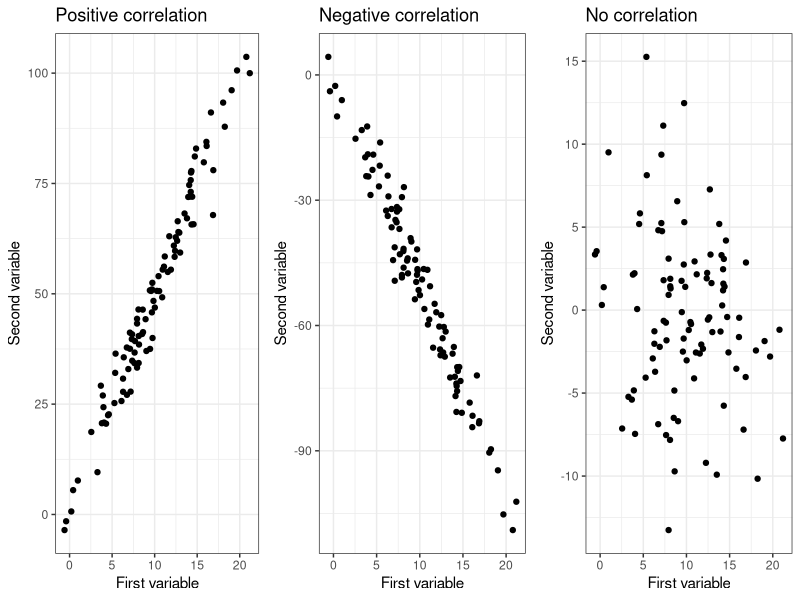
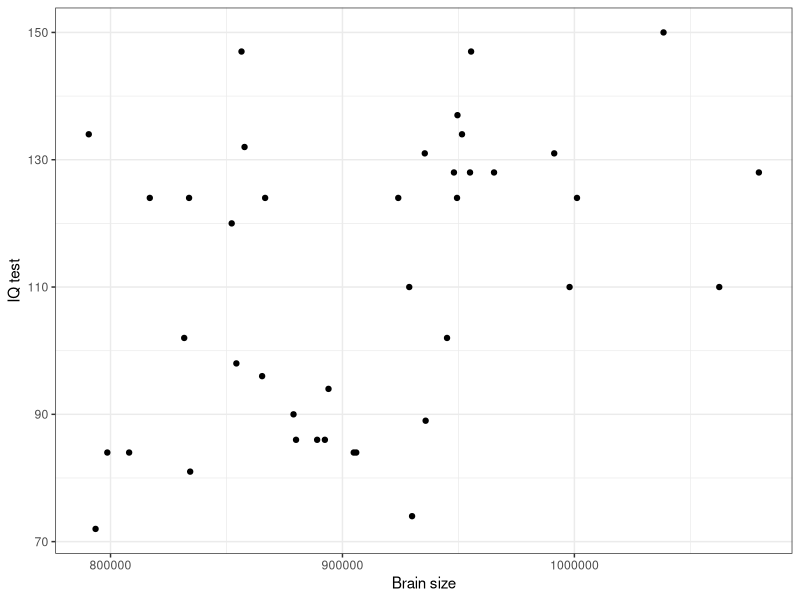
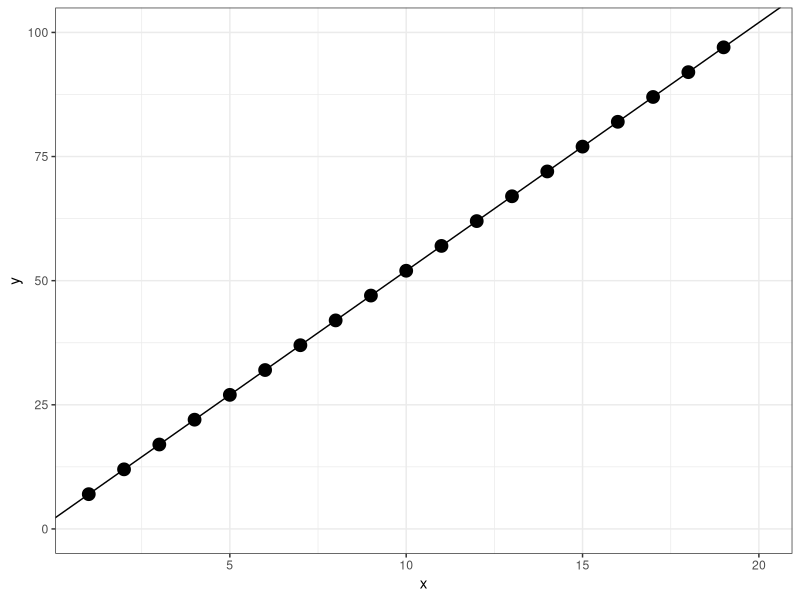
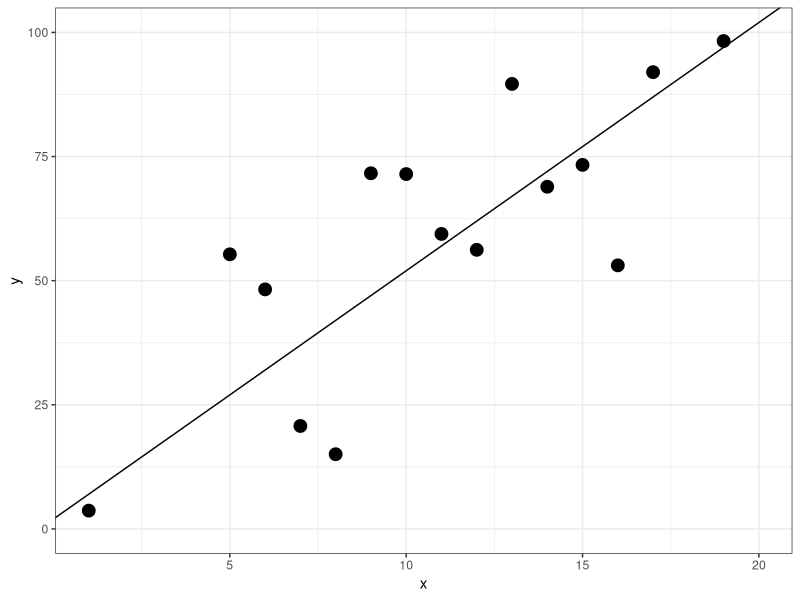
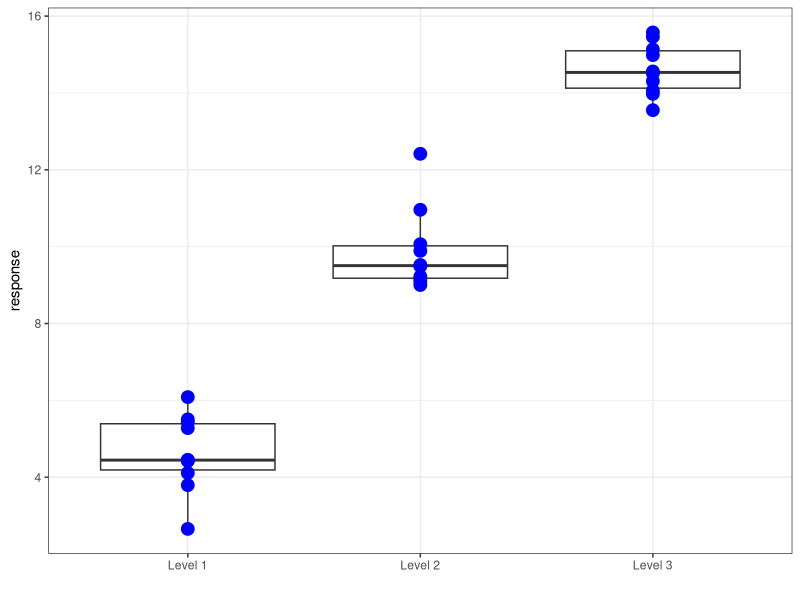
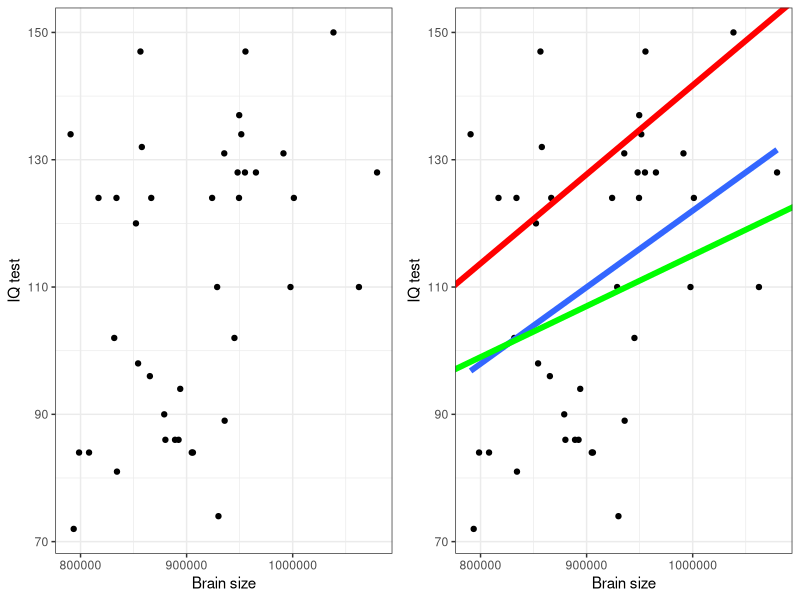
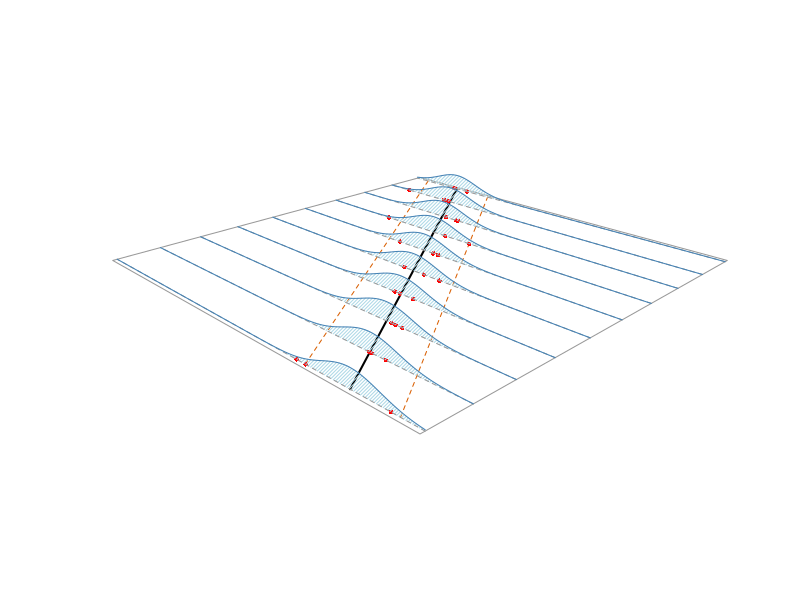
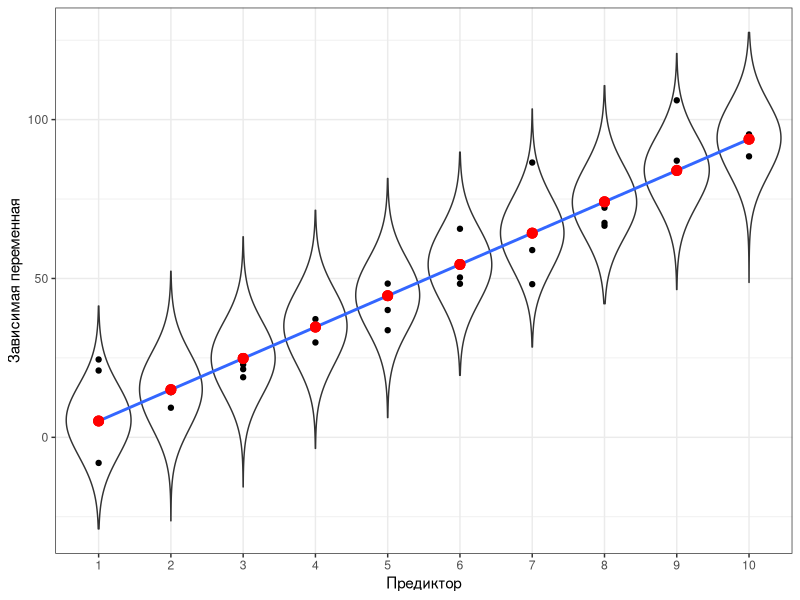

R code for these plots, in order:
## ---- chunk 1
# output options
options(width = 70, scipen = 6, digits = 3)
library(knitr)
# chunk default options
opts_chunk$set(fig.align='center', tidy = FALSE, fig.width = 7, fig.height = 3, warning = FALSE)
## ---- chunk 2
# library(downloader)
# download("https://varmara.github.io/linmodr/data/IQ_brain.csv", destfile = "data/IQ_brain.csv" )
## ---- chunk 3
brain <- read.csv("data/IQ_brain.csv", header = TRUE)
head(brain)

## ---- chunk 4
sum(!complete.cases(brain))
## ---- chunk 5
sapply(brain, function(x) sum(is.na(x)))
## ---- chunk 6
brain[!complete.cases(brain), ]
## ---- chunk 7
nrow(brain) ## Это без учета пропущенных значений
## ---- chunk 8
library (ggplot2)
library (gridExtra)
theme_set(theme_bw())
x <- rnorm(100, 10, 5)
y1 <- 5*x + rnorm(100, 0, 5)
pl_pos_cor <- ggplot(data.frame(x = x, y = y1), aes(x = x, y = y)) + geom_point() + xlab("First variable") + ylab("Second variable") + ggtitle("Positive correlation")

y2 <- -5*x + rnorm(100, 0, 5)
pl_neg_cor <- ggplot(data.frame(x = x, y = y2), aes(x = x, y = y)) + geom_point() + xlab("First variable") + ylab("Second variable") + ggtitle("Negative correlation")

y3 <- 0*x + rnorm(100, 0, 5)
pl_zero_cor <- ggplot(data.frame(x = x, y = y3), aes(x = x, y = y)) + geom_point() + xlab("First variable") + ylab("Second variable") + ggtitle("No correlation")

grid.arrange(pl_pos_cor, pl_neg_cor, pl_zero_cor, ncol = 3)

## ---- chunk 9
pl_brain <- ggplot(brain, 
               aes(x = MRINACount, y = PIQ)) + 
  geom_point() + 
  xlab("Brain size") + 
  ylab("IQ test")
pl_brain
## ---- chunk 10
cor.test(brain$PIQ, brain$MRINACount, method = "pearson", alternative = "two.sided")

## ---- chunk 11
cor(brain[,2:6], use = "pairwise.complete.obs")

## ---- chunk 12
x <- 1:20
y <- 2 + 5*x
ggplot(data.frame(x=x, y=y), aes(x=x, y=y)) + geom_point(size=4)  + geom_abline(slope=5, intercept = 2) + ylim(0, 100) 
## ---- chunk 13
x <- 1:20
y <- 2 + 5*x + rnorm(20,0, 20)
ggplot(data.frame(x=x, y=y), aes(x=x, y=y)) + geom_point(size=4)  + geom_abline(slope=5, intercept = 2)  + ylim(0,100) + theme_bw()

## ---- chunk 14
set.seed(1234)
x <- data.frame(labels = c(rep("Level 1", 10), rep( "Level 2", 10), rep("Level 3", 10)), response = c(rnorm(10, 5, 1), rnorm(10, 10, 1), rnorm(10, 15, 1))) 

ggplot(x, aes(x=labels, y=response)) + geom_boxplot()+ geom_point(color="blue", size=4) + xlab(" ") 

## ---- chunk 15
library(ggplot2)

pl_1 <- pl_brain + geom_smooth(method = "lm", se = FALSE, size=2) + geom_abline(slope = 0.00008, intercept = 35, color="green", size = 2) + geom_abline(slope = 0.00014, intercept =1.7, color="red", size=2) 

grid.arrange (pl_brain, pl_1, ncol=2)

## ---- chunk 16
## Based on code by Arthur Charpentier:
## http://freakonometrics.hypotheses.org/9593
## TODO: wrap it into a function and adapt it for use with other distributions
## as Markus Gesmann has done here
## http://www.magesblog.com/2015/08/visualising-theoretical-distributions.html

n <- 2


xy <- data.frame(X = rep(1:10, 3))

xy$Y <- 10*xy$X + rnorm(30, 0, 10)

xy$predicted <- predict(lm(Y ~ X, data = xy))


# X <- sqrt(brain$MRINACount) 
# Y <- sqrt(brain$PIQ)

X <- xy$X
Y <- (xy$Y)


df <- data.frame(X , Y)

# regression
reggig <- glm(Y ~ X, data = df, family = gaussian(link = "identity"))

# empty plot
vX <- seq(min(X) - 0.1, max(X) + 0.1, length = n)
vY <- seq(min(Y) - 10, max(Y) + 10, length = n)
mat <- persp(x = vX, y = vY, z = matrix(0, n, n), 
             zlim = c(0, 0.1),
             theta =  - 45, phi = 20, expand = 0.1,
             ticktype  = "detailed",  box = FALSE, border = "gray60")

x <- seq(min(X), max(X), length = 501)

# expected values
C <- trans3d(x, predict(reggig, newdata = data.frame(X = x), type = "response"), rep(0, length(x)), mat)
lines(C, lwd = 2)

sdgig <- sqrt(summary(reggig)$dispersion)

# 1SD
y1 <- qnorm(.95, predict(reggig, newdata = data.frame(X = x), type = "response"),  sdgig)
C <- trans3d(x, y1, rep(0, length(x)), mat)
lines(C, lty = 2, col = "#d95f02")
y2 <- qnorm(.05, predict(reggig, newdata = data.frame(X = x), type = "response"),  sdgig)
C <- trans3d(x, y2, rep(0, length(x)), mat)
lines(C, lty = 2, col = "#d95f02")

# C <- trans3d(c(x, rev(x)), c(y1, rev(y2)), rep(0, 2 * length(x)), mat)
# polygon(C, border = NA, col = "yellow")

# data points
C <- trans3d(X, Y, rep(0, length(X)), mat)
points(C,  pch = 16, col = "red", cex = 0.6)

# density curves
n <- 10
vX <- seq(min(X), max(X), length = n)

mgig <- predict(reggig, newdata = data.frame(X = vX))

sdgig <- sqrt(summary(reggig)$dispersion)

for(j in n:1){
  stp <- 251
  x <- rep(vX[j], stp)
  y <- seq(min(min(Y) - 10, 
               qnorm(.05, 
                     predict(reggig, 
                             newdata = data.frame(X = vX[j]), 
                             type = "response"),  
                     sdgig)), 
           max(Y) + 10, 
           length = stp)
  z0 <- rep(0, stp)
  z <- dnorm(y,  mgig[j],  sdgig)
  C <- trans3d(c(x, x), c(y, rev(y)), c(z, z0), mat)
  polygon(C, border = NA, col = "light blue", density = 40)
  C <- trans3d(x, y, z0, mat)
  lines(C, lty = 2, col = "grey60")
  C <- trans3d(x, y, z, mat)
  lines(C, col = "steelblue")
}

## ---- chunk 17

# xy <- data.frame(X = rep(1:10, 3))
# xy$Y <- 10*xy$X + rnorm(30, 0, 10)
# xy$predicted <- predict(lm(Y ~ X, data = xy))
# 

rand_df <- matrix(rep(NA,100000), ncol = 10)
for(i in 1:10) rand_df[,i] <- rnorm(10000, xy$predicted[i], 10)

rand_df <- data.frame(X = rep(xy$X, each = 10000), Y = as.vector(rand_df))



ggplot(xy, aes(x = X, y = Y)) + geom_violin(data = rand_df, aes(x = factor(X)), adjust = 5 ) + geom_point() + geom_smooth(method = "lm", se = F) + geom_point(data = xy, aes(x = X, y = predicted), color = "red", size = 3) + labs(x = "Предиктор", y = "Зависимая переменная") 
## ---- chunk 18
brain_model <- lm(PIQ ~ MRINACount, data = brain)
brain_model
## ---- chunk 19
n=100
x <- rnorm(n, 10, 5)
y1 <- 5*x + 50 + rnorm(n, 0, 2)
y2 <- -5*x + 50 + rnorm(n, 0, 2)
y3 <- 0*x + 50 + rnorm(n, 0, 2)
label <- c(rep("Positive slope",n), rep("Negative slope", n), rep("Zero slope", n))
df1 <- data.frame(x = rep(x, 3), y = c(y1, y2, y3), label = label)
df1a <- data.frame(intercept = c(50, 50, 50), slope = c(-5,0,5))
pl_1 <- ggplot(data = df1, aes(x = x, y = y, color = label)) + geom_point() + xlab("Independent (X)") + ylab("Dependent (Y)") + xlim(0, 25) + guides(color=F) + geom_abline(data = df1a, aes(intercept = intercept, slope = slope), size=1) + ggtitle("Constant intercepts \n Different slopes")

x <- rnorm(n, 10, 5)
y1 <- 5*x + 0 + rnorm(n, 0, 2)
y2 <- 5*x + 30 + rnorm(n, 0, 2)
y3 <- 5*x + 60 + rnorm(n, 0, 2)
label <- c(rep("Intercept = 0",n), rep("Intercept = 30", n), rep("Intercept = 60", n))
df2 <- data.frame(x = rep(x, 3), y = c(y1, y2, y3), label = label)
df2a <- data.frame(intercept=c(30, 0, 60), slope=c(5, 5, 5))
pl_2 <- ggplot(df2, aes(x = x, y = y, color=label)) + geom_point() + xlab("Independent (X)") + ylab("Dependent (Y)") + xlim(0, 25) + guides(color=F) + geom_abline(data = df2a, aes(intercept = intercept, slope = slope), size=1) + ggtitle("Different intercepts \n Constant slopes")


x <- rnorm(n, 10, 5)
y1 <- 0*x + 0 + rnorm(n, 0, 2)
y2 <- 0*x + 30 + rnorm(n, 0, 2)
y3 <- 0*x + 60 + rnorm(n, 0, 2)
label <- c(rep("Intercept = 0",n), rep("Intercept = 30", n), rep("Intercept = 60", n))
df3 <- data.frame(x = rep(x, 3), y = c(y1, y2, y3), label = label)
df3a <- data.frame(intercept = c(30, 0, 60), slope = c(0, 0, 0))
pl_3 <- ggplot(data = df3, aes(x = x, y = y, color=label)) + geom_point() + xlab("Independent (X)") + ylab("Dependent (Y)") + xlim(0, 25) + guides(color=F) + geom_abline(data = df3a, aes(intercept = intercept, slope = slope), size=1) + ggtitle("Different intercepts \n Zero slopes")

grid.arrange(pl_1, pl_2, pl_3, nrow = 1)

## ---- chunk 20
coefficients(brain_model) [1]
coefficients(brain_model) [2]

## ---- chunk 21
as.numeric(coefficients(brain_model) [1] + coefficients(brain_model) [2] * 900000)

## ---- chunk 22
brain$PIQ[10] - fitted(brain_model)[10]
residuals(brain_model)[10]

## ---- chunk 23
summary(brain_model)

## ---- chunk 24
pl_brain + geom_smooth(method="lm") 
## ---- chunk 25
pop_x <- rnorm(1000, 10, 3)
pop_y <- 10 + 10*pop_x + rnorm(1000, 0, 20)
population <- data.frame(x=pop_x, y=pop_y)

ggplot(population, aes(x=x, y=y)) + 
  geom_point(alpha=0.3, color="red") + 
  geom_abline(aes(intercept=10, slope=10), 
              color="blue", size=2)
## ---- chunk 26
samp_coef <- data.frame(b0 = rep(NA, 100), b1=rep(NA, 100))
for(i in 1:100) {
  samp_num <- sample(1:1000, 20)
  samp <- population[samp_num, ]
  fit <- lm(y~x, data=samp)
  samp_coef$b0[i] <- coef(fit)[1]
  samp_coef$b1[i] <- coef(fit)[2]
  
 }

ggplot(population, aes(x=x, y=y)) + geom_point(alpha=0.3, color="red")+ geom_abline(aes(intercept=b0, slope=b1), data=samp_coef) + geom_abline(aes(intercept=10, slope=10), color="blue", size=2)
## ---- chunk 27
coef(brain_model)

confint(brain_model)
## ---- chunk 28
pl_alpha1 <- pl_brain + geom_smooth(method="lm", level=0.8) + ggtitle(bquote(alpha==0.2))

pl_alpha2 <- pl_brain + geom_smooth(method="lm", level=0.95) + ggtitle(bquote(alpha==0.05))

pl_alpha3 <- pl_brain + geom_smooth(method="lm", level=0.999) + ggtitle(bquote(alpha==0.01))


grid.arrange(pl_alpha1, pl_alpha2, pl_alpha3, ncol=3)

## ---- chunk 29
newdata <- data.frame(MRINACount = 900000)

predict(brain_model, newdata, 
        interval = "prediction", 
        level = 0.95, se = TRUE)$fit

## ---- chunk 30
brain_predicted <- predict(brain_model, interval="prediction")
brain_predicted <- data.frame(brain, brain_predicted)
head(brain_predicted)
## ---- chunk 31
pl_brain + 

# 1) Линия регрессии и ее дов. интервал
# Если мы указываем fill внутри aes() и задаем фиксированное значение - появится соотв. легенда с названием.
# alpha - задает прозрачность
  geom_smooth(method = "lm", aes(fill = "Conf.interval"), alpha = 0.4) +
# 2) Интервал предсказаний создаем при помощи геома ribbon ("лента")
# Данные берем из другого датафрейма - из brain_predicted
# ymin и ymax - эстетики геома ribbon, которые задают нижний и верхний край ленты в точках с заданным x (x = MRINACount было задано в ggplot() при создании pl_brain, поэтому сейчас его указывать не обязательно)
  geom_ribbon(data = brain_predicted,  aes(ymin = lwr, ymax = upr, fill = "Conf. area for prediction"), alpha = 0.2) +

# 3) Вручную настраиваем цвета заливки при помощи шкалы fill_manual.
# Ее аргумент name - название соотв. легенды, values - вектор цветов
  scale_fill_manual(name = "Intervals", values = c("green", "gray")) +

# 4) Название графика
  ggtitle("Confidence interval \n and confidence area for prediction")
## ---- chunk 32
pl_brain + 
  geom_ribbon(data=brain_predicted, aes(y=fit, ymin=lwr, ymax=upr, fill = "Conf. area for prediction"), alpha=0.2) + 
  geom_smooth(method="lm", aes(fill="Conf.interval"), alpha=0.4) + 
  scale_fill_manual("Intervals", values = c("green", "gray")) + 
  ggtitle("Confidence interval \n and confidence area for prediction")+ xlim(600000, 1300000) + geom_text(label="Interpolation", aes(x=950000, y=100)) + geom_text(label="Extrapolation", aes(x=700000, y=70)) +
geom_text(label="Extrapolation", aes(x=1200000, y=70))
